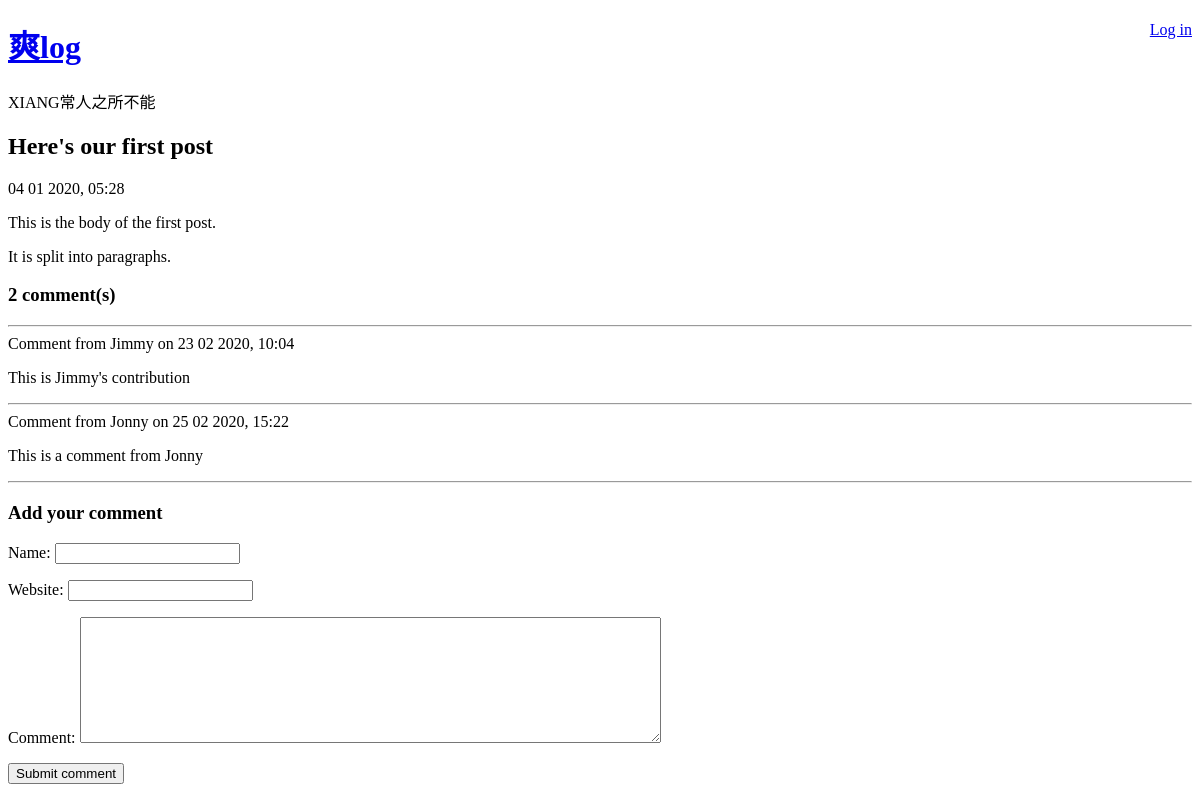
Before: /view_post.php?post_id=1 with the older database file.
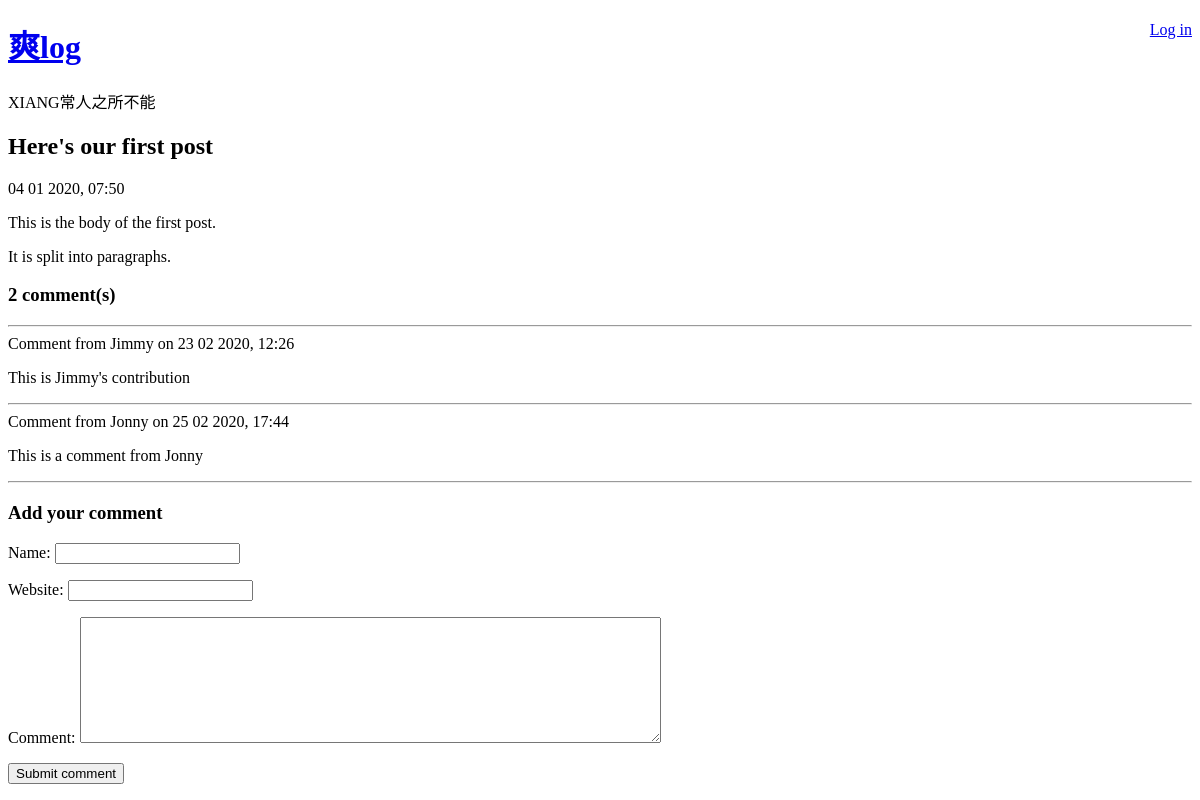
After: the same page with the newer database file.
### tables this page shows
CREATE TABLE post (
    id INTEGER PRIMARY KEY AUTOINCREMENT NOT NULL,
    title VARCHAR NOT NULL,
    body VARCHAR NOT NULL,
    user_id INTEGER NOT NULL,
    created_at VARCHAR NOT NULL,
    updatetimed_at VARCHAR
);

CREATE TABLE comment (
    id INTEGER PRIMARY KEY AUTOINCREMENT NOT NULL,
    post_id INTEGER NOT NULL,
    created_at VARCHAR NOT NULL,
    name VARCHAR NOT NULL,
    website VARCHAR,
    text VARCHAR NOT NULL
);

### lib/view_post.php (called while the page is built, shortened)
<?php
function getPostRow(PDO $pdo, $post_id)
{
    $stmt = $pdo->prepare('SELECT title, created_at, body FROM post WHERE id = :id');
    $result = $stmt->execute(array('id' => $post_id,));
    $row = $stmt->fetch(PDO::FETCH_ASSOC);
    return $row;
}

### view_post.php (the view, shortened to what this page needs)
<?php
require_once 'lib/common.php';
require_once 'lib/view_post.php';
if (isset($_GET['post_id'])) {
    $post_id = $_GET['post_id'];
} else {
    $post_id = 0;
}
$pdo = getPDO();
$row = getPostRow($pdo, $post_id);
?>
<!DOCTYPE html>
<html>
    <head>
    </head>
    <body>
        <?php require 'templates/title.php' ?>
        <h2>
            <?php echo htmlEscape($row['title']) ?>
        </h2>
        <div>
            <?php echo convertSqlDate($row['created_at']) ?>
        </div>
        <?php
        echo convertNewlinesToParagraphs($row['body']) ?>
        <h3><?php echo countCommentsForPost($post_id) ?> comment(s)</h3>
        <?php foreach (getCommentsForPost($post_id) as $comment) : ?>
            <hr/>
            <div class="comment">
                <div class="comment-meta">
                    Comment from
                    <?php echo htmlEscape($comment['name']) ?>
                    on
                    <?php echo convertSqlDate($comment['created_at']) ?>
                </div>
                <div class="comment-body">
                    <?php echo convertNewlinesToParagraphs($comment['text']) ?>
                </div>
            </div>
        <?php endforeach ?>
        <?php require 'templates/comment_form.php' ?>
    </body>
</html>

### lib/common.php (shortened to what this page needs)
<?php
function getRootPath()
{
    return realpath(__DIR__ . '/..');
}
function getDatabasePath()
{
    return getRootPath() . '/data/data.sqlite';
}
function getDsn()
{
    return 'sqlite:' . getDatabasePath();
}
function getPDO()
{
    return new PDO(getDsn());
}
function htmlEscape($html)
{
    return htmlspecialchars($html, ENT_HTML5, 'UTF-8');
}
function convertSqlDate($sqlDate)
{
    $date = DateTime::createFromFormat('Y-m-d H:i:s', $sqlDate);
    return $date->format('d m Y, H:i');
}
function convertNewlinesToParagraphs($text)
{
    $escaped = htmlEscape($text);
    return '<p>' . str_replace("\n", "</p><p>", $escaped . "</p>");
}
function countCommentsForPost($post_id)
{
    $pdo = getPDO();
    $sql = "SELECT COUNT(*) c FROM comment WHERE post_id = :post_id";
    $stmt = $pdo->prepare($sql);
    $stmt->execute(array('post_id' => $post_id,));
    return (int)$stmt->fetchColumn();
}
function getCommentsForPost($post_id)
{
    $pdo = getPDO();
    $sql = "SELECT id, name, text, created_at, website FROM comment WHERE post_id = :post_id";
    $stmt = $pdo->prepare($sql);
    $stmt->execute(array('post_id' => $post_id,));
    return $stmt->fetchAll((PDO::FETCH_ASSOC));
}

Changed rows visible on the page:
changed post "Here's our first post": created_at "04 01 2020, 05:28" → "04 01 2020, 07:50"
changed comment "Jimmy": created_at "23 02 2020, 10:04" → "23 02 2020, 12:26"
changed comment "Jonny": created_at "25 02 2020, 15:22" → "25 02 2020, 17:44"
